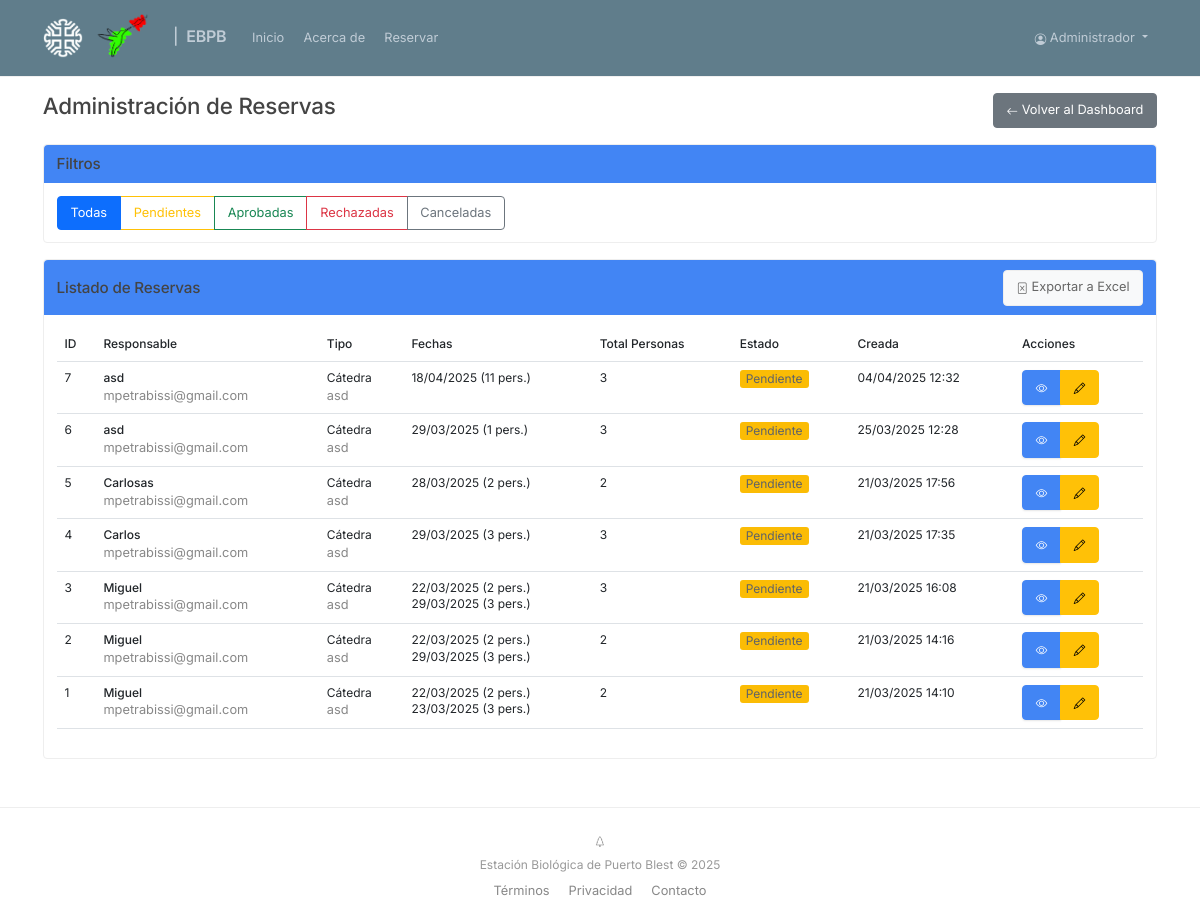
Screenshot of /admin/reservations (signed in) with the database file from the repository.
### app/models/user.py (models this page shows, shortened)
class User(db.Model, UserMixin):
    __tablename__ = 'users'
    id = db.Column(db.Integer, primary_key=True)
    email = db.Column(db.String(120), unique=True, nullable=False)
    password = db.Column(db.String(200), nullable=False)
    name = db.Column(db.String(100), nullable=False)
    is_admin = db.Column(db.Boolean, default=False)
    created_at = db.Column(db.DateTime, default=datetime.utcnow)

### app/models/reservation.py (models this page shows, shortened)
class Reservation(db.Model):
    __tablename__ = 'reservations'
    id = db.Column(db.Integer, primary_key=True)
    person_in_charge = db.Column(db.String(100), nullable=False)
    dni = db.Column(db.String(20), nullable=False)
    phone = db.Column(db.String(20), nullable=False)
    email = db.Column(db.String(120), nullable=False)
    alternative_email = db.Column(db.String(120), nullable=True)
    postal_address = db.Column(db.String(200), nullable=False)
    institution = db.Column(db.String(200), nullable=False)
    reservation_type = db.Column(db.String(50), nullable=False)
    parks_permit_number = db.Column(db.String(50), nullable=True)
    department = db.Column(db.String(200), nullable=True)  # Para cátedras
    subject = db.Column(db.String(200), nullable=True)     # Para cátedras
    project_name = db.Column(db.String(500), nullable=True)  # Para equipos de investigación
    project_code = db.Column(db.String(100), nullable=True)  # Para equipos de investigación
    project_director = db.Column(db.String(100), nullable=True)  # Para equipos de investigación
    activity_details = db.Column(db.Text, nullable=True)
    observations = db.Column(db.Text, nullable=True)
    equipment = db.Column(db.Text, nullable=True)
    status = db.Column(db.String(20), default='pendiente')  # pendiente, aprobada, rechazada, cancelada
    created_at = db.Column(db.DateTime, default=datetime.utcnow)
    updated_at = db.Column(db.DateTime, default=datetime.utcnow, onupdate=datetime.utcnow)
    pdf_path = db.Column(db.String(255), nullable=True)
    drive_folder_id = db.Column(db.String(255), nullable=True)
    date_ranges = db.relationship('ReservationDate', back_populates='reservation', cascade='all, delete-orphan')
    participants = db.relationship('Participant', back_populates='reservation', cascade='all, delete-orphan')
    def get_total_people(self):
        return len(self.participants) + 1

### app/models/reservation_date.py (models this page shows, shortened)
class ReservationDate(db.Model):
    __tablename__ = 'reservation_dates'
    id = db.Column(db.Integer, primary_key=True)
    reservation_id = db.Column(db.Integer, db.ForeignKey('reservations.id'), nullable=False)
    date = db.Column(db.Date, nullable=False)
    num_people = db.Column(db.Integer, nullable=False, default=1)
    reservation = db.relationship('Reservation', back_populates='date_ranges')

### app/controllers/admin.py (the view)
@admin_bp.route('/reservations')
@login_required
def reservations():
    if not current_user.is_admin:
        flash('Acceso denegado. Necesitas permisos de administrador.', 'danger')
        return redirect(url_for('main.index'))
    status = request.args.get('status')
    if status:
        reservations = Reservation.query.filter_by(status=status).order_by(Reservation.created_at.desc()).all()
    else:
        reservations = Reservation.query.order_by(Reservation.created_at.desc()).all()
    return render_template('admin/reservations.html', reservations=reservations, current_status=status)

### app/templates/admin/reservations.html (shortened to what this page needs)
{% extends 'base.html' %}
{% block extra_css %}
<link rel="stylesheet" href="https://cdn.jsdelivr.net/npm/bootstrap-icons@1.5.0/font/bootstrap-icons.css">
{% endblock %}
{% block content %}
<div class="d-flex justify-content-between align-items-center mb-4">
    <h2>Administración de Reservas</h2>
    <a href="{{ url_for('admin.dashboard') }}" class="btn btn-secondary">
        <i class="bi bi-arrow-left"></i> Volver al Dashboard
    </a>
</div>
<div class="card mb-4">
    <div class="card-header bg-primary text-white">
        <h5 class="mb-0">Filtros</h5>
    </div>
    <div class="card-body">
        <div class="row">
            <div class="col-md-12">
                <div class="btn-group" role="group">
                    <a href="{{ url_for('admin.reservations') }}" class="btn btn-outline-primary {% if not current_status %}active{% endif %}">Todas</a>
                    <a href="{{ url_for('admin.reservations', status='pendiente') }}" class="btn btn-outline-warning {% if current_status == 'pendiente' %}active{% endif %}">Pendientes</a>
                    <a href="{{ url_for('admin.reservations', status='aprobada') }}" class="btn btn-outline-success {% if current_status == 'aprobada' %}active{% endif %}">Aprobadas</a>
                    <a href="{{ url_for('admin.reservations', status='rechazada') }}" class="btn btn-outline-danger {% if current_status == 'rechazada' %}active{% endif %}">Rechazadas</a>
                    <a href="{{ url_for('admin.reservations', status='cancelada') }}" class="btn btn-outline-secondary {% if current_status == 'cancelada' %}active{% endif %}">Canceladas</a>
                </div>
            </div>
        </div>
    </div>
</div>
<div class="card">
    <div class="card-header bg-primary text-white d-flex justify-content-between align-items-center">
        <h5 class="mb-0">Listado de Reservas</h5>
        <a href="{{ url_for('admin.export_excel') }}" class="btn btn-light btn-sm">
            <i class="bi bi-file-excel"></i> Exportar a Excel
        </a>
    </div>
    <div class="card-body">
        <div class="table-responsive">
            <table class="table table-hover">
                <thead>
                    <tr>
                        <th>ID</th>
                        <th>Responsable</th>
                        <th>Tipo</th>
                        <th>Fechas</th>
                        <th>Total Personas</th>
                        <th>Estado</th>
                        <th>Creada</th>
                        <th>Acciones</th>
                    </tr>
                </thead>
                <tbody>
                    {% for reservation in reservations %}
                    <tr>
                        <td>{{ reservation.id }}</td>
                        <td>
                            <strong>{{ reservation.person_in_charge }}</strong><br>
                            <small class="text-muted">{{ reservation.email }}</small>
                        </td>
                        <td>
                            {% if reservation.reservation_type == 'catedra' %}
                                Cátedra<br>
                                <small class="text-muted">{{ reservation.subject }}</small>
                            {% else %}
                                Equipo de Investigación<br>
                                <small class="text-muted">{{ reservation.project_name }}</small>
                            {% endif %}
                        </td>
                        <td>
                            {% if reservation.date_ranges|length > 0 %}
                                {% for date_range in reservation.date_ranges[:2] %}
                                    {{ date_range.date.strftime('%d/%m/%Y') }} ({{ date_range.num_people }} pers.)<br>
                                {% endfor %}
                            {% else %}
                                N/A
                            {% endif %}
                        </td>
                        <td>{{ reservation.get_total_people() }}</td>
                        <td>
                            {% if reservation.status == 'pendiente' %}
                                <span class="badge bg-warning">Pendiente</span>
                            {% elif reservation.status == 'aprobada' %}
                                <span class="badge bg-success">Aprobada</span>
                            {% elif reservation.status == 'rechazada' %}
                                <span class="badge bg-danger">Rechazada</span>
                            {% elif reservation.status == 'cancelada' %}
                                <span class="badge bg-secondary">Cancelada</span>
                            {% endif %}
                        </td>
                        <td>{{ reservation.created_at.strftime('%d/%m/%Y %H:%M') }}</td>
                        <td>
                            <div class="btn-group" role="group">
                                <a href="{{ url_for('admin.view_reservation', reservation_id=reservation.id) }}" class="btn btn-sm btn-primary" title="Ver detalles">
                                    <i class="bi bi-eye"></i>
                                </a>
                                <a href="{{ url_for('admin.edit_reservation', reservation_id=reservation.id) }}" class="btn btn-sm btn-warning" title="Editar">
                                    <i class="bi bi-pencil"></i>
                                </a>
                            </div>
                        </td>
                    </tr>
                    {% else %}
                    <tr>
                        <td colspan="8" class="text-center">No hay reservas para mostrar</td>
                    </tr>
                    {% endfor %}
                </tbody>
            </table>
        </div>
    </div>
</div>
{% endblock %}

### app/templates/base.html (shortened to what this page needs)
<!DOCTYPE html>
<html lang="es">
<head>
    <link href="https://cdn.jsdelivr.net/npm/bootstrap@5.3.0/dist/css/bootstrap.min.css" rel="stylesheet">
    <link rel="stylesheet" href="https://cdn.jsdelivr.net/npm/bootstrap-icons@1.8.0/font/bootstrap-icons.css">
    <link rel="stylesheet" href="{{ url_for('static', filename='css/style.css') }}">
    {% block extra_css %}{% endblock %}
</head>
<body>
    <nav class="navbar navbar-expand-lg navbar-light bg-white">
        <div class="container">
            <a class="navbar-brand" href="{{ url_for('main.index') }}">
                <img src="{{ url_for('static', filename='img/logo5.png') }}" alt="CRUB Logo" height="40" class="me-2">
                <img src="{{ url_for('static', filename='img/logo_ebpb.png') }}" alt="CRUB Logo" height="50" class="me-2">
                <span class="fw-medium separator-symbol">|&nbsp</span>
                 EBPB
            </a>
            <div class="collapse navbar-collapse" id="navbarNav">
                <ul class="navbar-nav me-auto">
                    <li class="nav-item">
                        <a class="nav-link" href="{{ url_for('main.index') }}">
                             Inicio
                        </a>
                    </li>
                    <li class="nav-item">
                        <a class="nav-link" href="{{ url_for('main.about') }}">
                             Acerca de
                        </a>
                    </li>
                    <li class="nav-item">
                        <a class="nav-link" href="{{ url_for('form.reservation_form') }}">
                             Reservar
                        </a>
                    </li>
                </ul>                <ul class="navbar-nav">
                    {% if current_user.is_authenticated %}
                    <li class="nav-item dropdown">
                        <a class="nav-link dropdown-toggle" href="#" role="button" data-bs-toggle="dropdown">
                            <i class="bi bi-person-circle"></i> {{ current_user.name }}
                        </a>
                    </li>
                    {% else %}
                    <li class="nav-item">
                        <a class="nav-link" href="{{ url_for('auth.login') }}">
                             Iniciar Sesión
                        </a>
                    </li>
                    {% endif %}
                </ul>
            </div>
        </div>
    </nav>    <div class="container mt-4">
        {% block content %}{% endblock %}
    </div>
    <footer class="footer mt-5 py-4">
        <div class="container text-center">
            <div class="mb-2">
                <i class="bi bi-tree"></i>
            </div>
            <span>Estación Biológica de Puerto Blest &copy; {{ now.year }}</span>
            <div class="mt-2 small">
                <a href="#" class="text-decoration-none text-muted mx-2">Términos</a>
                <a href="#" class="text-decoration-none text-muted mx-2">Privacidad</a>
                <a href="#" class="text-decoration-none text-muted mx-2">Contacto</a>
            </div>
        </div>
    </footer>    <script src="https://cdn.jsdelivr.net/npm/bootstrap@5.3.0/dist/js/bootstrap.bundle.min.js"></script>
</body>
</html>

### app/static/css/style.css (style rules this page uses)
body { font-family: 'Inter', 'Segoe UI', -apple-system, BlinkMacSystemFont, sans-serif; background-color: #fff; color: #555; line-height: 1.4; font-size: 0.85rem; }
.navbar { box-shadow: none; padding: 0.5rem 0.8rem; background-color: #607d8b !important; border-bottom: 1px solid #f0f0f0; }
.navbar-brand { font-weight: 600; font-size: 1rem; letter-spacing: -0.2px; color: #c0ccd6 !important; }
.nav-link { font-weight: 400; color: #c0ccd6; padding: 0.3rem 0.5rem; margin: 0 0.1rem; border-radius: 3px; font-size: 0.8rem; }
.footer { margin-top: 1.5rem; padding: 0.8rem 0; border-top: 1px solid #eee; color: #999; font-size: 0.75rem; }
.card { border: 1px solid #eee; border-radius: 4px; box-shadow: none; margin-bottom: 1rem; transition: all 0.15s ease-in-out; }
.card-header { font-weight: 500; font-size: 0.85rem; border-bottom: 1px solid #eee; background-color: #fafafa; border-radius: 4px 4px 0 0 !important; padding: 0.6rem 0.8rem; }
.card-header.bg-primary { background-color: #4285f4 !important; color: white; border-bottom: none; }
.card-body { padding: 0.8rem; }
.btn { border-radius: 4px; font-weight: 400; padding: 0.4rem 0.8rem; transition: all 0.15s ease; font-size: 0.8rem; }
.btn-primary { background-color: #4285f4; border-color: #4285f4; box-shadow: none; }
.btn-outline-primary { color: #4285f4; border-color: #d6e3fa; background-color: transparent; }
.btn-light { background-color: #f8f9fa; border-color: #eee; color: #666; }
.badge { font-weight: 400; padding: 0.25em 0.5em; border-radius: 3px; font-size: 0.75rem; }
.badge.bg-warning { background-color: #fbbc05 !important; color: #5f6368 !important; }
h1, h2, h3, h4, h5, h6 { letter-spacing: -0.01em; color: #444; font-weight: 500; }
h2 { font-size: 1.4rem; }
h5 { font-size: 0.95rem; }
.text-muted { color: #888 !important; font-size: 0.8rem; }
.bi { vertical-align: -0.125em; }
.container { padding: 0 0.8rem; }
.mb-4 { margin-bottom: 1rem !important; }
.mt-4 { margin-top: 1rem !important; }
.table { font-size: 0.75rem; }
.table th { font-weight: 500; }
strong { font-weight: 500; }
.bi { font-size: 90%; }
.form-control, .form-select, .btn, .input-group-text, .card, .alert, .date-entry, .participant-entry { transition: all 0.2s ease-in-out; }
.btn-primary { background-color: #4285f4; border-color: #4285f4; box-shadow: 0 1px 2px rgba(0, 0, 0, 0.1); }

### rows the page displays
User: name "Administrador"
Reservation: id "7", person_in_charge "asd", email "mpetrabissi@gmail.com", subject "asd", get_total_people "3", status "Pendiente", created_at "04/04/2025 12:32"
ReservationDate: date "18/04/2025", num_people "11"
Reservation: id "6", person_in_charge "asd", email "mpetrabissi@gmail.com", subject "asd", get_total_people "3", status "Pendiente", created_at "25/03/2025 12:28"
ReservationDate: date "29/03/2025", num_people "1"
Reservation: id "5", person_in_charge "Carlosas", email "mpetrabissi@gmail.com", subject "asd", get_total_people "2", status "Pendiente", created_at "21/03/2025 17:56"
ReservationDate: date "28/03/2025", num_people "2"
Reservation: id "4", person_in_charge "Carlos", email "mpetrabissi@gmail.com", subject "asd", get_total_people "3", status "Pendiente", created_at "21/03/2025 17:35"
ReservationDate: date "29/03/2025", num_people "3"
Reservation: id "3", person_in_charge "Miguel", email "mpetrabissi@gmail.com", subject "asd", get_total_people "3", status "Pendiente", created_at "21/03/2025 16:08"
ReservationDate: date "22/03/2025", num_people "2"
ReservationDate: date "29/03/2025", num_people "3"
Reservation: id "2", person_in_charge "Miguel", email "mpetrabissi@gmail.com", subject "asd", get_total_people "2", status "Pendiente", created_at "21/03/2025 14:16"
ReservationDate: date "22/03/2025", num_people "2"
ReservationDate: date "29/03/2025", num_people "3"
Reservation: id "1", person_in_charge "Miguel", email "mpetrabissi@gmail.com", subject "asd", get_total_people "2", status "Pendiente", created_at "21/03/2025 14:10"
ReservationDate: date "22/03/2025", num_people "2"
ReservationDate: date "23/03/2025", num_people "3"
